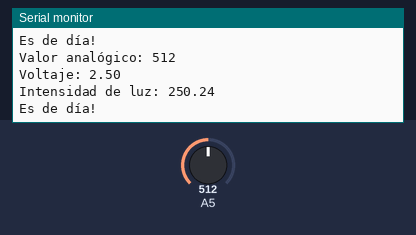
Bench run of a sketch on a simulated Arduino Mega 2560, built with avr-gcc and run on an emulated ATmega2560. Parts: the last lines printed to the serial monitor. The test bench sets the inputs (shaded band); at power-on: A5 = 512.

Above: at 1.8 s.
1.9 s: A5 set to 716
At 2.8 s:
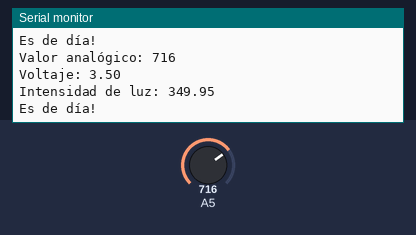
3.4 s: A5 set to 900
At 4.6 s:
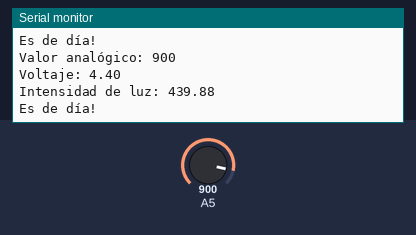
Timing chart, 0 to 6.4 s (numbered marks = the images above; inputs shaded):
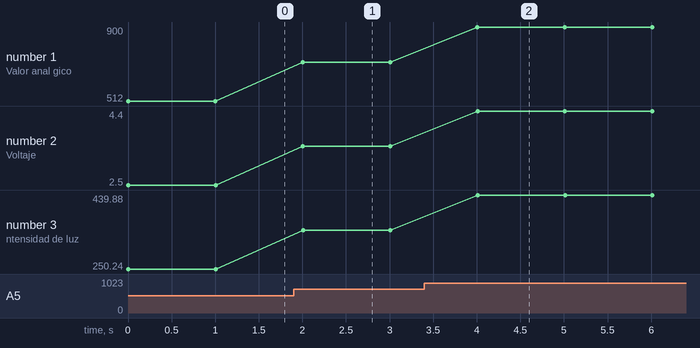

The sketch:

LUZ.ino
```cpp
#define LDRPIN 37

void setup() {
  Serial.begin(115200);
}

void loop() {
  int analogValue = analogRead(LDRPIN);
  float voltage = analogValue * (5.0 / 1023.0);
  float lightIntensity = voltage * 100;

  Serial.print("Valor analógico: ");
  Serial.println(analogValue);

  Serial.print("Voltaje: ");
  Serial.println(voltage);

  Serial.print("Intensidad de luz: ");
  Serial.println(lightIntensity);

  if (lightIntensity < 1000) {
    Serial.println("Es de día!");
  } else {
    Serial.println("Es de noche!");
  }
  delay(1000);
}
```

Measured:
- after the input at 1.9 s, the serial monitor: prints a new line after 0.10 s (image 1)
- after the input at 3.4 s, the serial monitor: prints a new line after 0.61 s (image 2)
- plotted number 1: 512 → 716 after the input at 1.9 s, 716 → 900 after the input at 3.4 s
- plotted number 2: 2.5 → 3.5 after the input at 1.9 s, 3.5 → 4.4 after the input at 3.4 s
- plotted number 3: 250.24 → 349.95 after the input at 1.9 s, 349.95 → 439.88 after the input at 3.4 s
